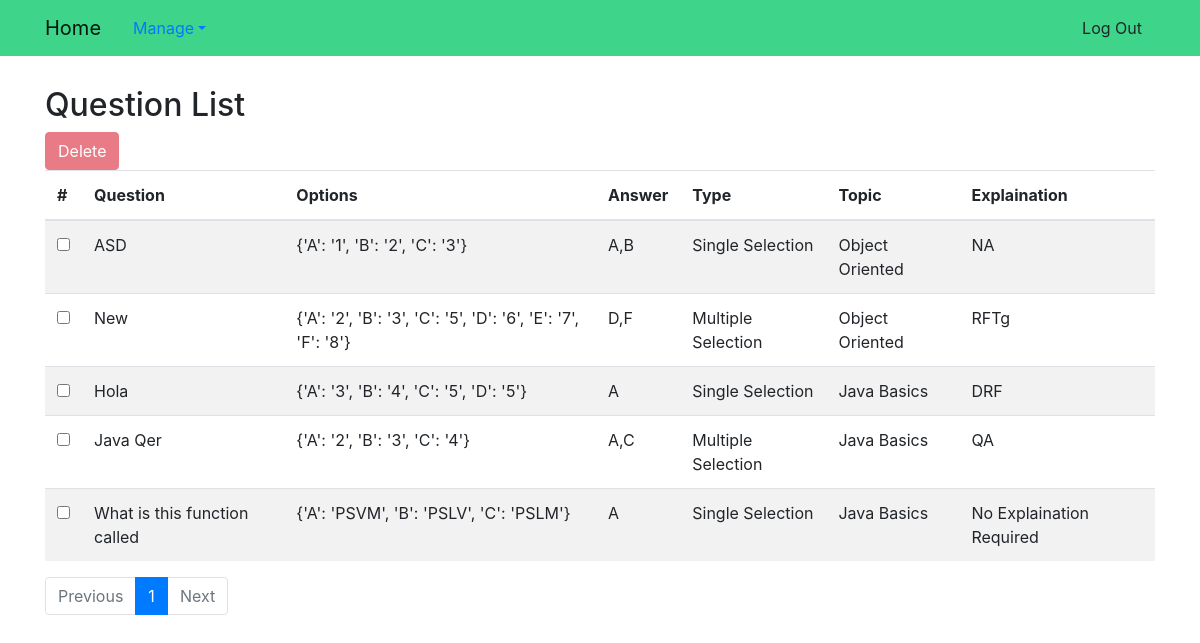
Page /questions/?exam_id=14 (signed in) on the committed database.
### exam_app/models.py (models this page shows, shortened)
class Question(models.Model):
    QUESTION_TYPES = (
        ('M', 'Multiple Selection'),
        ('S', 'Single Selection')
    )
    question = models.TextField()
    options = models.TextField()  # Store Dict of applicable choices
    answer = models.TextField()  # Store List of applicable choices
    _question_type = models.CharField(max_length=1, choices=QUESTION_TYPES)
    topic = models.ForeignKey(Topic, on_delete=models.CASCADE)
    explaination = models.TextField()
    def question_type(self):
        return (dict(self.QUESTION_TYPES))[self._question_type]

class Topic(models.Model):
    name = models.CharField(max_length=1024, unique=True)
    def __str__(self):
        return self.name

### exam_app/views.py (the view)
# urls.py: url('^questions/$', views.ListQuestionView.as_view(), name='questions'),
class ListQuestionView(SuperUserRequiredMixin, ListView):
    model = models.Question
    paginate_by = 10
    def get_queryset(self):
        exam_id = self.request.GET.get("exam_id")
        if exam_id != '' and exam_id != None:
            return models.Question.objects.filter(exam=exam_id).order_by('pk')
        else:
            return models.Question.objects.all().order_by('pk')

### exam_app/views.py (called while the page is built)
    def test_func(self):
        return self.request.user.is_superuser

### exam_app/templates/exam_app/question_list.html (shortened to what this page needs)
{% extends "base.html" %}
{% block body_block %}
<h2>Question List</h2>
<div class="toolbar">
    <form id="form-btn" name="form-btn" action="/question/delete/" method="POST">
        <button id="remove" class="btn btn-danger" disabled onclick="remove()">Delete</button>
    </form>
</div>
<table id="table" class="table table-striped">
    <thead>
        <tr>
            <th scope="col" data-checkbox="true">#</th>
            <th scope="col">Question</th>
            <th scope="col">Options</th>
            <th scope="col">Answer</th>
            <th scope="col">Type</th>
            <th scope="col">Topic</th>
            <th scope="col">Explaination</th>
        </tr>
    </thead>
    <tbody>
        {% for question in question_list %}
        <tr>
            <th scope="row">
                <input type="checkbox" class="largerCheckbox" id="{{ question.pk}}" onchange="setSelection(this)">
            </th>
            <td>{{ question.question}}</td>
            <td>{{ question.options}}</td>
            <td>{{ question.answer}}</td>
            <td>{{ question.question_type}}</td>
            <td>{{ question.topic}}</td>
            <td>{{ question.explaination}}</td>
        </tr>
        {% empty %}
        <tr>
            <td colspan="7">No Question Found</td>
        </tr>
        {% endfor %}
    </tbody>
</table>
<nav aria-label="PageNavigation" class="page-nav">
    <ul class="pagination">
        {% if page_obj.has_previous %}
        <li class="page-item ">
            <a class="page-link" href="?page={{ page_obj.previous_page_number }}" tabindex="-1">Previous</a>
        </li>
        {% else %}
        <li class="page-item disabled">
            <a class="page-link" href="#" tabindex="-1">Previous</a>
        </li>
        {% endif %}
        {% for num in page_obj.paginator.page_range %}
        {% if page_obj.number == num %}
        <li class="page-item active"><a class="page-link" href="?page={{ num }}">{{num}}</a>
        </li>
        {% elif num > page_obj.number|add:'-3' and num < page_obj.number|add:'3' %}
        <li class="page-item"><a class="page-link" href="?page={{ num }}">{{num}}</a></li>
        {% endif %}
        {% endfor %}
        {% if page_obj.has_next %}
        <li class="page-item">
            <a class="page-link" href="?page={{ page_obj.next_page_number }}">Next</a>
        </li>
        {% else %}
        <li class="page-item disabled">
            <a class="page-link" href="#">Next</a>
        </li>
        {% endif %}
    </ul>
</nav>
{% endblock %}

### rows in the picture
Question: question "ASD", options "{'A': '1', 'B': '2', 'C': '3'}", answer "A,B", question_type "Single Selection", topic "Object Oriented", explaination "NA"
Question: question "New", options "{'A': '2', 'B': '3', 'C': '5', 'D': '6', 'E': '7', 'F': '8'}", answer "D,F", question_type "Multiple Selection", topic "Object Oriented", explaination "RFTg"
Question: question "Hola", options "{'A': '3', 'B': '4', 'C': '5', 'D': '5'}", answer "A", question_type "Single Selection", topic "Java Basics", explaination "DRF"
Question: question "Java Qer", options "{'A': '2', 'B': '3', 'C': '4'}", answer "A,C", question_type "Multiple Selection", topic "Java Basics", explaination "QA"
Question: question "What is this function called", options "{'A': 'PSVM', 'B': 'PSLV', 'C': 'PSLM'}", answer "A", question_type "Single Selection", topic "Java Basics", explaination "No Explaination Required"

### other values in the picture
{{ num }} "1"
